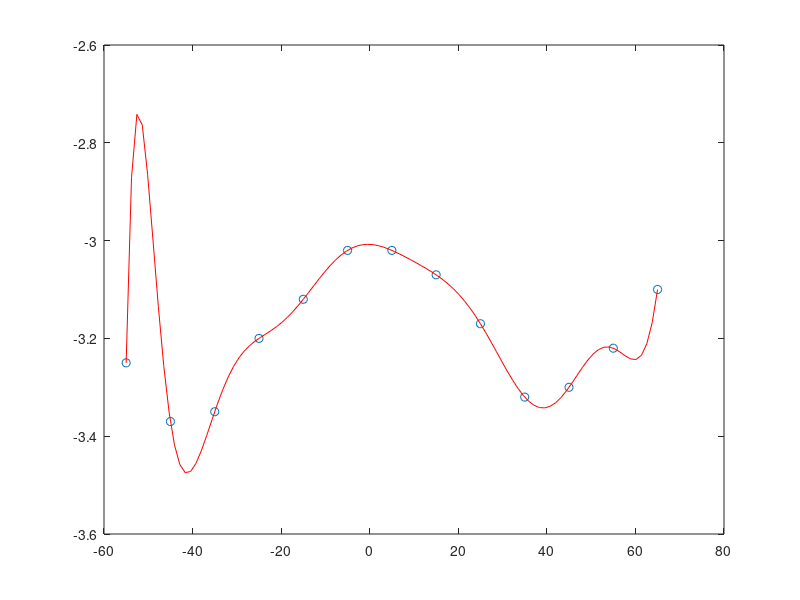

Write the MATLAB code that produced this figure.
#表3.1の第２列のデータを全て使って補間
# polyfitを使う

x=linspace(-55,65,13)
y=[-3.25,-3.37,-3.35,-3.2,-3.12,-3.02,-3.02,-3.07,-3.17,-3.32,-3.3,-3.22,-3.1]

hold off
plot(x,y, "o")

# 4次の方がよく近似されてる
#c=polyfit(x,y,4)
c=polyfit(x,y,12)
z=linspace(x(1),x(end),100);
yy=polyval(c,z);
hold on
plot(z,yy, "r")
